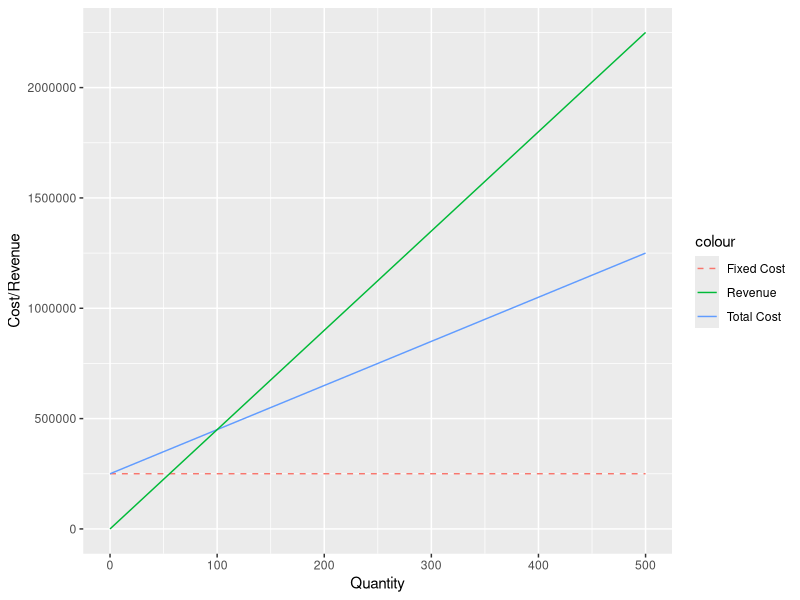
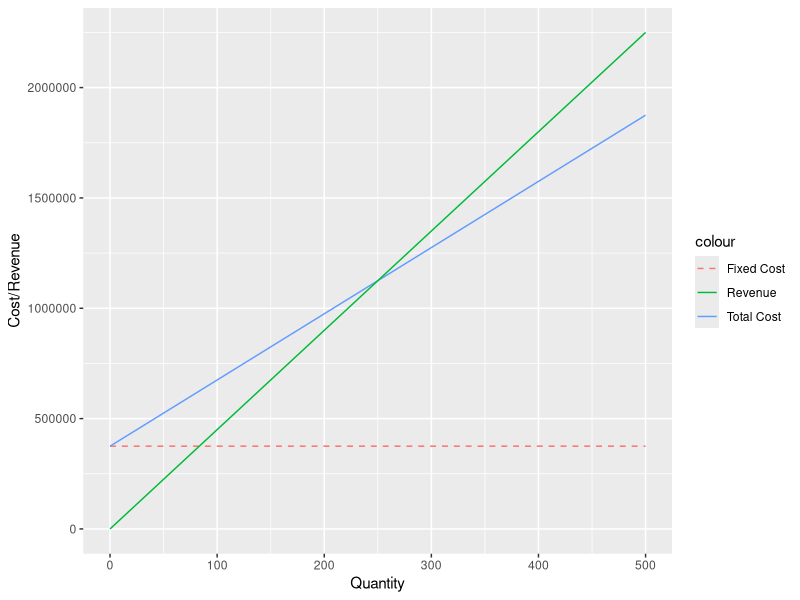

Recreate these plots in R, in order.
# Clearing the environment ----
rm(list=ls())

# Part a to c)  break-even analysis ----

# Set constants
unit_revenue <- 4500
marginal_cost <- 2000
fixed_cost <- 250000

# Create quantity column
quantity <- seq(0, 500, length.out = 11)

# Calculate variable cost, total cost, and revenue
variable_cost <- marginal_cost * quantity
total_cost <- fixed_cost + variable_cost
revenue <- unit_revenue * quantity

# Build the data frame
df <- data.frame(quantity, fixed_cost, variable_cost, total_cost, revenue)

# Obtain the break-even quantity
break_even_quantity <- fixed_cost / (unit_revenue - marginal_cost)
break_even_quantity

# Part d) Build the Break Even Graph -----
library(ggplot2)

ggplot(data = df, aes(x = quantity)) +
  geom_line(aes(y = fixed_cost, color = "Fixed Cost"), linetype = "dashed") +
  geom_line(aes(y = total_cost, color = "Total Cost")) +
  geom_line(aes(y = revenue, color = "Revenue")) +
  labs(x = "Quantity", y = "Cost/Revenue")


# Part f: If Q = 300 What is Max Fixed Cost? ----
# Q = Fixed Cost / (Unit Revenue - Marginal Cost)
# FC = Q * (UR - MC)

FC <- 300 * (unit_revenue - marginal_cost)
FC

# Part g: If Q = 300 What is Max Marginal cost? ----
# Q = Fixed Cost / (Unit Revenue - Marginal Cost)
# MC = (Q * UR - FC) / Q

MC <- (300 * unit_revenue - fixed_cost) / 300
MC

# Part h: IF MC and FC up by 50%, and Q=300, Profitable? ----
# Set Marginal Cost 2000 * 1.5 = 3000
# Set Fixed Cost 250,000 * 1.5 = 375,000

marginal_cost <- 3000
fixed_cost <- 375000

variable_cost <- marginal_cost * quantity
total_cost <- fixed_cost + variable_cost
revenue <- unit_revenue * quantity
df <- data.frame(quantity, fixed_cost, variable_cost, total_cost, revenue)

break_even_quantity <- fixed_cost / (unit_revenue - marginal_cost)
break_even_quantity

# Build the Break Even Graph
ggplot(data = df, aes(x = quantity)) +
  geom_line(aes(y = fixed_cost, color = "Fixed Cost"), linetype = "dashed") +
  geom_line(aes(y = total_cost, color = "Total Cost")) +
  geom_line(aes(y = revenue, color = "Revenue")) +
  labs(x = "Quantity", y = "Cost/Revenue")

# BE = 250, since Sales forecast is 300, it would still be profitable.

# Part i: Min selling price (Unit Revenue) at which still profitable ----
# Q = Fixed Cost / (Unit Revenue - Marginal Cost)
# UR = (Q * MC + FC) / Q

# Set constants back to original values (analysis is done independently)
marginal_cost <- 2000
fixed_cost <- 250000

UR <- (300 * marginal_cost + fixed_cost) / 300
UR

# Part j: 300 produced, 200 sold, profitable? ----
unit_revenue <- 4500
Profit <- unit_revenue * 200 - (fixed_cost + marginal_cost * 300)
Profit

# Yes, Still profitable
